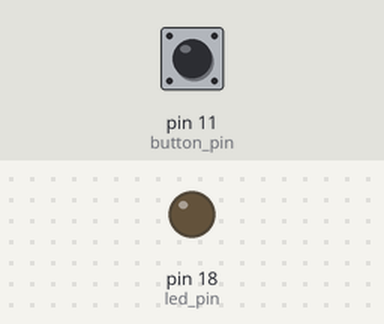
Bench run of a program on a simulated Raspberry Pi (header pin numbers). Parts: output pins drawn as LEDs (lit = HIGH). The inputs (shaded band) are chosen by the test bench; at power-on: pin 11 (button_pin) HIGH.

Above: at 1.2 s.
1.3 s: pin 11 (button_pin) pulled LOW for 1 s
At 2.2 s:
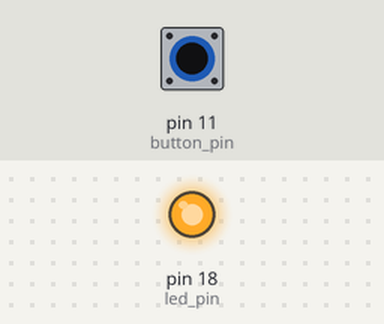
3.8 s: pin 11 (button_pin) pulled LOW for 3.2 s
At 8.5 s:
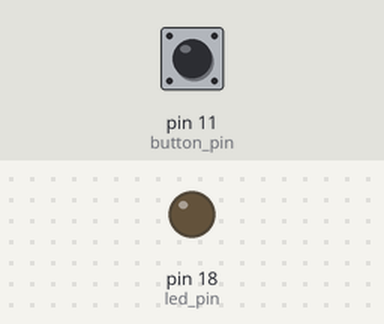
Timing chart, 0 to 10.0 s (numbered marks = the images above; inputs shaded):
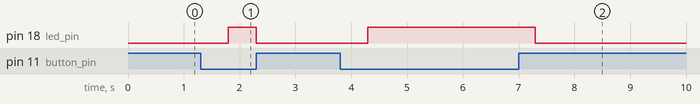

The program:

ledAndPB.py
```python
import time
import RPi.GPIO as GPIO

GPIO.setmode(GPIO.BOARD)

button_pin = 11
led_pin = 18

GPIO.setup(button_pin, GPIO.IN, pull_up_down=GPIO.PUD_UP)
GPIO.setup(led_pin, GPIO.OUT)

try:
    while True:
        if GPIO.input(button_pin) == GPIO.LOW:
            time.sleep(0.5)
            if GPIO.input(button_pin) == GPIO.LOW:
                GPIO.output(led_pin, GPIO.HIGH)
        else:
            GPIO.output(led_pin, GPIO.LOW)
except KeyboardInterrupt:
    GPIO.cleanup()
```

Measured:
- after the input at 1.3 s, pin 18 (led_pin): LOW → HIGH after 0.50 s, → LOW 0.50 s later
- after the input at 3.8 s, pin 18 (led_pin): LOW → HIGH after 0.50 s, → LOW 3.0 s later
